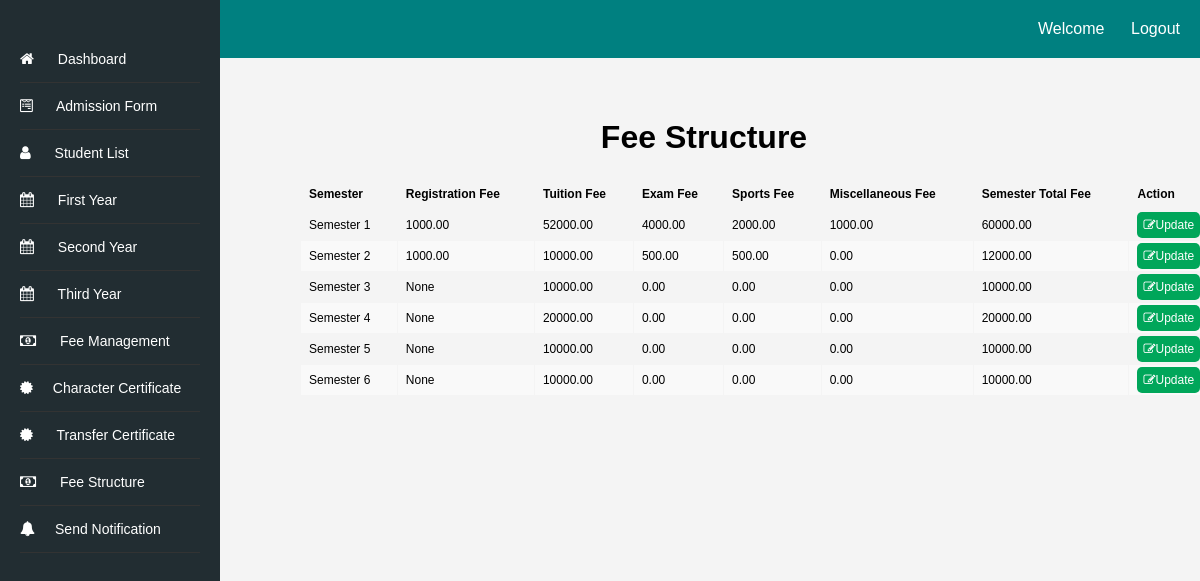
The page /fee-structure/ on the database its author committed.
### fee_structure/models.py (models this page shows, shortened)
class Semester(models.Model):
    semester_number = models.PositiveIntegerField(unique=True)
    registration_fee = models.DecimalField(max_digits=10, decimal_places=2, blank=True, null=True)
    tuition_fee = models.DecimalField(max_digits=10, decimal_places=2)
    exam_fee = models.DecimalField(max_digits=10, decimal_places=2)
    sport_fee = models.DecimalField(max_digits=10, decimal_places=2)
    miscellaneous_fee = models.DecimalField(max_digits=10, decimal_places=2)
    semester_total =  models.DecimalField(max_digits=10, decimal_places=2)

### fee_structure/views.py (the view)
# urls.py: path('', include('fee_structure.urls')),
def fee_structure(request):
    semesters = Semester.objects.all()
    context = {'semesters': semesters}
    return render(request, 'fee_structure/fee_structure.html', context)

### fee_structure/templates/fee_structure/fee_structure.html (shortened to what this page needs)
<!DOCTYPE html>
<html>
    <head>
        <link rel="stylesheet" href="https://cdnjs.cloudflare.com/ajax/libs/font-awesome/4.7.0/css/font-awesome.min.css">
        <link rel="stylesheet" type="text/css" href="/static/styles.css">
    </head>
<body>
    <header>
        Welcome {{ user.username }} &nbsp;&nbsp;&nbsp;&nbsp;&nbsp;
        <a href="{% url 'logout' %}?next=/loginapp/logout/">Logout</a>
    </header>
    <div class="container">
        <div class="sidebar">
            <ul class="dashboard_list">
                <li><a href="/dashboard"><i class="fa fa-home" aria-hidden="true"></i> Dashboard</a></li>
                <li><a href="{% url 'admission_form' %}"><i class="fa fa-wpforms" aria-hidden="true"></i> Admission Form</a></li>
                <li><a href="{% url 'student_list' %}"><i class="fa fa-user"></i> Student List</a></li>
                <li><a href="{% url 'first_year' %}"><i class="fa fa-calendar" aria-hidden="true"></i> First Year</a></li>
                <li><a href="{% url 'second_year' %}"><i class="fa fa-calendar" aria-hidden="true"></i> Second Year</a></li>
                <li><a href="{% url 'third_year' %}"><i class="fa fa-calendar" aria-hidden="true"></i> Third Year</a></li>
                <li><a href="{% url 'fee_detail' %}"><i class="fa fa-money" aria-hidden="true"></i> Fee Management</a></li>
                <li><a href="{% url 'student_list_details' %}"><i class="fa fa-certificate" aria-hidden="true"></i>Character Certificate</a></li>
                <li><a href="{% url 'student_list_details_transfer' %}"><i class="fa fa-certificate" aria-hidden="true"></i> Transfer Certificate</a></li>
                <li><a href="{% url 'fee_structure' %}"><i class="fa fa-money" aria-hidden="true"></i> Fee Structure</a></li>
                <li><a href="{% url 'send_messages' %}"><i class="fa fa-bell" aria-hidden="true"></i>Send Notification</a></li>
            </ul>
        </div>
        <div class="content">
            <h1>Fee Structure</h1>
            <table class="fee-structure">
              <thead>
                <tr>
                  <th>Semester</th>
                  <th>Registration Fee</th>
                  <th>Tuition Fee</th>
                  <th>Exam Fee</th>
                  <th>Sports Fee</th>
                  <th>Miscellaneous Fee</th>
                  <th>Semester Total Fee </th>
                  <th>Action</th>
                </tr>
              </thead>
            <tbody>
              {% for semester in semesters %}
                <tr>
                  <td>Semester {{ semester.semester_number }}</td>
                  <td>{{ semester.registration_fee }}</td>
                  <td>{{ semester.tuition_fee }}</td>
                  <td>{{ semester.exam_fee }}</td>
                  <td>{{ semester.sport_fee }}</td>
                  <td>{{ semester.miscellaneous_fee }}</td>
                  <td>{{ semester.semester_total }}</td>
                  <td><a href="{% url 'update_semester_fee' semester.semester_number %}" class="update_btn"><i class="fa fa-edit"></i>Update</a></td>
                </tr>
              {% endfor %}
            </tbody>
    </table>
        </div>
    </div>
</body>
</html>

### static/styles.css (style rules this page uses)
table { border-collapse: collapse; width: 100%; }
th, td { border: 1px solid #f4f4f4; padding: 8px !important; text-align: left !important; }
a { text-decoration: none; color: #007bff; }
a[href*="logout"] { float: right; }
.sidebar { width: 20%; background-color: #333; color: #fff; padding: 20px; position: fixed; top: 0; left: 0; height: 100%; }
ul { list-style-type: none; padding: 0; }
ul li a { margin-bottom: 10px; text-decoration: none; color: #fff; }
body { font-family: Arial, sans-serif; margin: 0; padding: 0; background-color: #f4f4f4; }
header { background-color: #008080; color: #fff; padding: 20px 10px; text-align: right; }
header a { color: #fff; text-decoration: none; margin-right: 10px; }
.container { display: flex; max-width: 1200px; margin: 0 auto; padding: 20px; }
.sidebar { width: 15%; background-color: #222d32; color: #fff; padding: 20px; position: fixed; top: 0; left: 0; height: 100%; }
.content { width: 80%; padding: 20px; position: relative; left: 200px; }
h1 { text-align: center; }
ul.dashboard_list li { padding: 14px 0px; border-bottom: 1px solid #333; }
ul li a { margin-bottom: 10px; text-decoration: none; color: #fff; font-size: 14px; }
ul.dashboard_list li a i { font-size: 15px; padding-right: 20px; }
.update_btn { background-color: #00a65a; border-color: #008d4c; border-radius: 5px; border: 1px solid transparent; padding: 5px; color: #fff; }
table.fee-structure { margin-left: 60px; height: 60px; }
table.fee-structure tr:nth-child(even) { background-color: #f9f9f9; }
table.fee-structure th, table.fee-structure td { font-size: 12px; text-transform: capitalize; }

### rows shown on the page
Semester: semester_number "1", registration_fee "1000.00", tuition_fee "52000.00", exam_fee "4000.00", sport_fee "2000.00", miscellaneous_fee "1000.00", semester_total "60000.00"
Semester: semester_number "2", registration_fee "1000.00", tuition_fee "10000.00", exam_fee "500.00", sport_fee "500.00", miscellaneous_fee "0.00", semester_total "12000.00"
Semester: semester_number "3", registration_fee "None", tuition_fee "10000.00", exam_fee "0.00", sport_fee "0.00", miscellaneous_fee "0.00", semester_total "10000.00"
Semester: semester_number "4", registration_fee "None", tuition_fee "20000.00", exam_fee "0.00", sport_fee "0.00", miscellaneous_fee "0.00", semester_total "20000.00"
Semester: semester_number "5", registration_fee "None", tuition_fee "10000.00", exam_fee "0.00", sport_fee "0.00", miscellaneous_fee "0.00", semester_total "10000.00"
Semester: semester_number "6", registration_fee "None", tuition_fee "10000.00", exam_fee "0.00", sport_fee "0.00", miscellaneous_fee "0.00", semester_total "10000.00"
